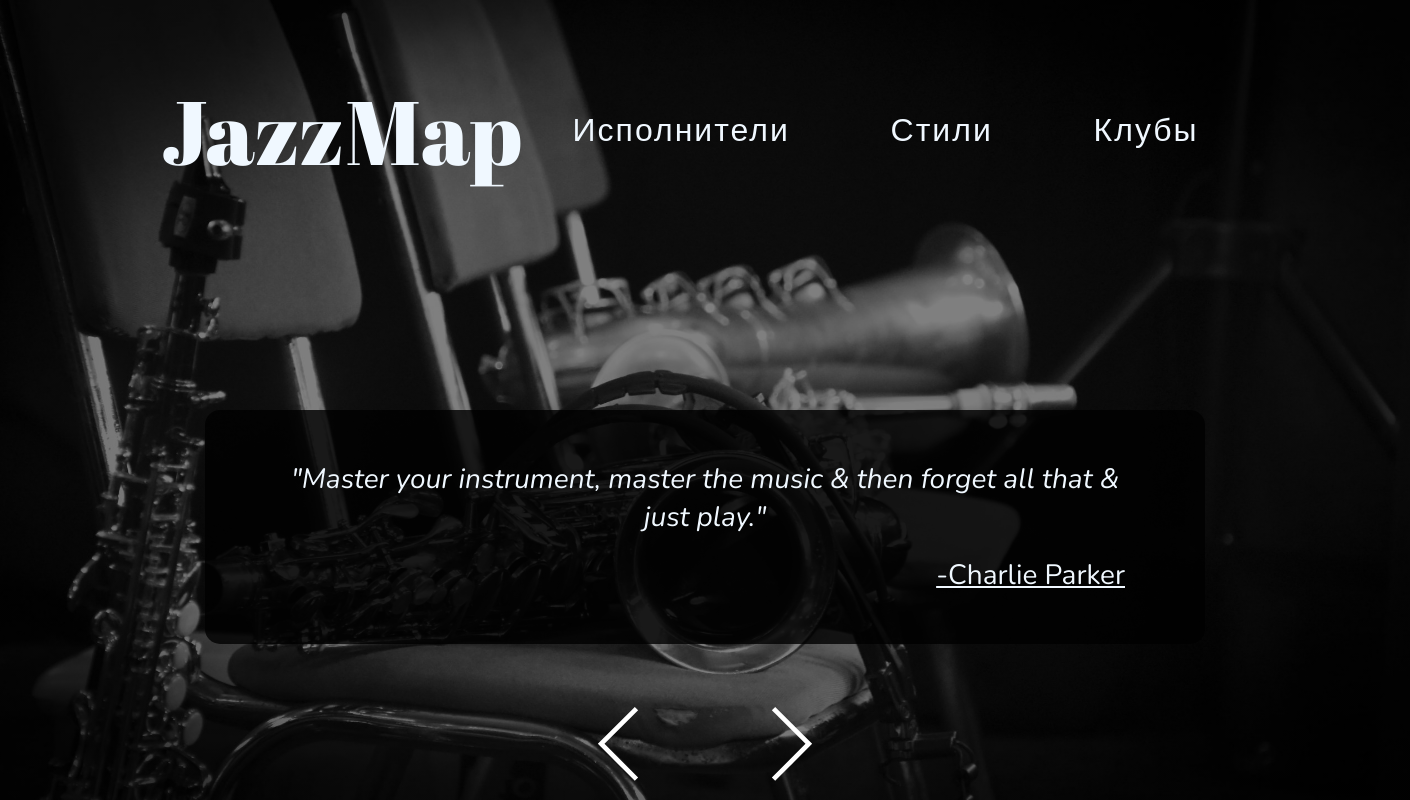
The page / on the database its author committed.
### home/models.py (models this page shows)
class Quote(models.Model):
    text = models.TextField(max_length=300, null=False, verbose_name="Текст")
    author = models.CharField(max_length=40, null=False, verbose_name="Автор")

### home/views.py (the view)
# urls.py: path('', index, name='home'),
@cache_page(60*120)
def index(request):
    quotes = Quote.objects.all()
    quotes_list = list(quotes)
    shuffle(quotes_list)
    cache.set("quotes_list", quotes_list, 60*120)
    current_quote = quotes_list[len(quotes_list)//2]
    return render(request, 'home/index.html', {"current_quote": current_quote})

### home/templates/home/index.html
{% extends "base.html" %}
{% load static %}
{% block header %}
<nav id="main-navigation">
    <a class="main-nav-ref" id="musicians-ref" href="{% url 'musicians:musicians_list' %}">Исполнители</a>
    <a class="main-nav-ref" id="styles-ref" href="{% url 'genres:genres_list' %}">Стили</a>
    <a class="main-nav-ref" id="clubs-ref" href="{% url 'clubs:clubs_list' %}">Клубы</a>
</nav>
{% endblock header %}
{% block body %}
<div class="quote-container">
    <div class="quote-wrapper">
        {% include "home/includes/quote.html" %}
    </div>
    <div class="quote-navigation-wrapper">
        <a class="quote-previous-wrapper" data-quote-id="{{ current_quote.id }}">
            <svg viewBox="0 0 17 17" version="1.1" xmlns="http://www.w3.org/2000/svg" xmlns:xlink="http://www.w3.org/1999/xlink">
                <path d="M5.207 8.471l7.146 7.147-0.707 0.707-7.853-7.854 7.854-7.853 0.707 0.707-7.147 7.146z" fill="#ffffff" />
            </svg>
        </a>
        <a class="quote-next-wrapper" data-quote-id="{{ current_quote.id }}">
            <svg viewBox="0 0 17 17" version="1.1" xmlns="http://www.w3.org/2000/svg" xmlns:xlink="http://www.w3.org/1999/xlink">
                <path d="M13.207 8.472l-7.854 7.854-0.707-0.707 7.146-7.146-7.146-7.148 0.707-0.707 7.854 7.854z" fill="#ffffff" />
            </svg>
        </a>
    </div>
</div>
{% endblock body %}

### home/templates/home/includes/quote.html
{% load static %}
    <p class="quote-text">
        "{{ current_quote.text }}"
        <br/><span class="quote-author">-{{ current_quote.author }}</span>
    </p>

### static/css/styles.css (style rules this page uses)
html { box-sizing: border-box; width: 100%; height: 100vh; background-image: linear-gradient(rgba(0,0,0,0.5), rgba(0,0,0,0.5)), url('../images/background_image.jpg'); background-position: center; background-size: cover; }
*, *::after, *::before { box-sizing: border-box; margin: 0; padding: 0; }
.quote-container { width: 1400px; display:block; margin: 0 auto; }
.quote-next-wrapper, .quote-previous-wrapper { width: 80px; height: 80px; }
.quote-navigation-wrapper { width: 250px; height: 90px; margin: -90px auto; display: flex; justify-content: space-between; }
.quote-wrapper { margin: 0 auto; width: 1000px; height: 100%; text-align: center; }
.quote-text { color:aliceblue; font-family: "Nunito", sans-serif; font-size: 28px; font-style: italic; font-weight: 400; margin: 150px auto; max-width: 1000px; display: inline-flex; flex-direction: column; padding: 50px 80px; background-color: rgba(0,0,0,0.8); border-radius: 15px; text-align: center; }
.quote-author { color: aliceblue; font-family: "Nunito", sans-serif; font-size: 28px; font-weight: 400; font-style: normal; text-decoration: underline; text-align: right; padding-top: 20px; }
#main-navigation { text-align: right; height: 100vh; width: 70vw; min-width: 700px; display: flex; align-items: center; justify-content: space-around; }
.main-nav-ref { position: relative; text-decoration: none; color: aliceblue; font-family: "Nunito", sans-serif; font-size: 32px; font-weight: 400; letter-spacing: 2px; }
.main-nav-ref:after { content: ""; position: absolute; background-color: rgb(24, 246, 246); height: 2px; width: 0%; left: 0; bottom: -10px; transition: 0.5s; }

### rows shown on the page
Quote: text "Master your instrument, master the music & then forget all that & just play.", author "Charlie Parker"
